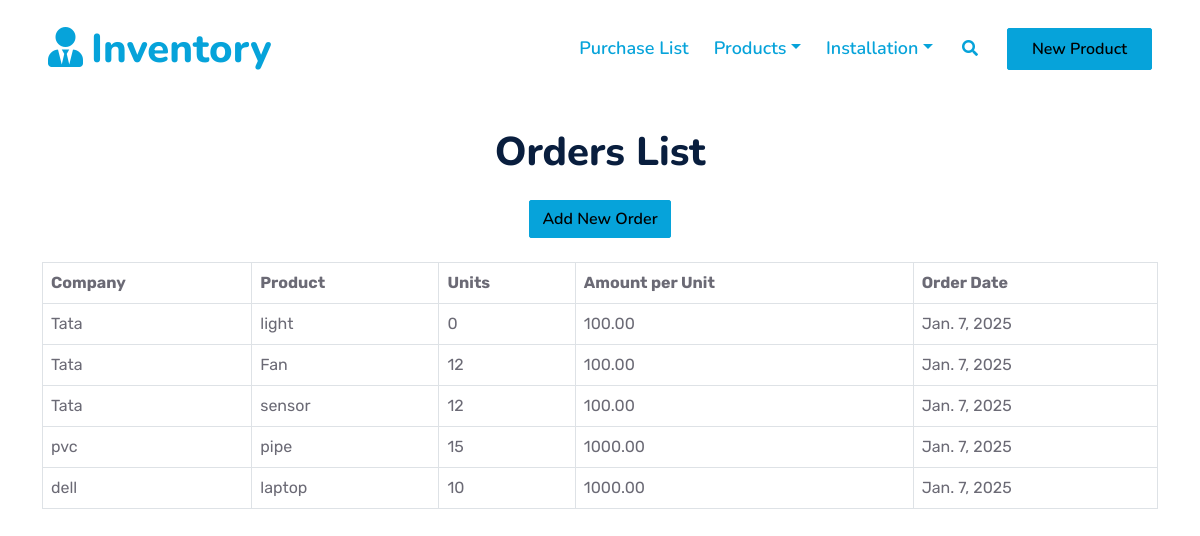
The page /purchases/ on the database as committed earlier.
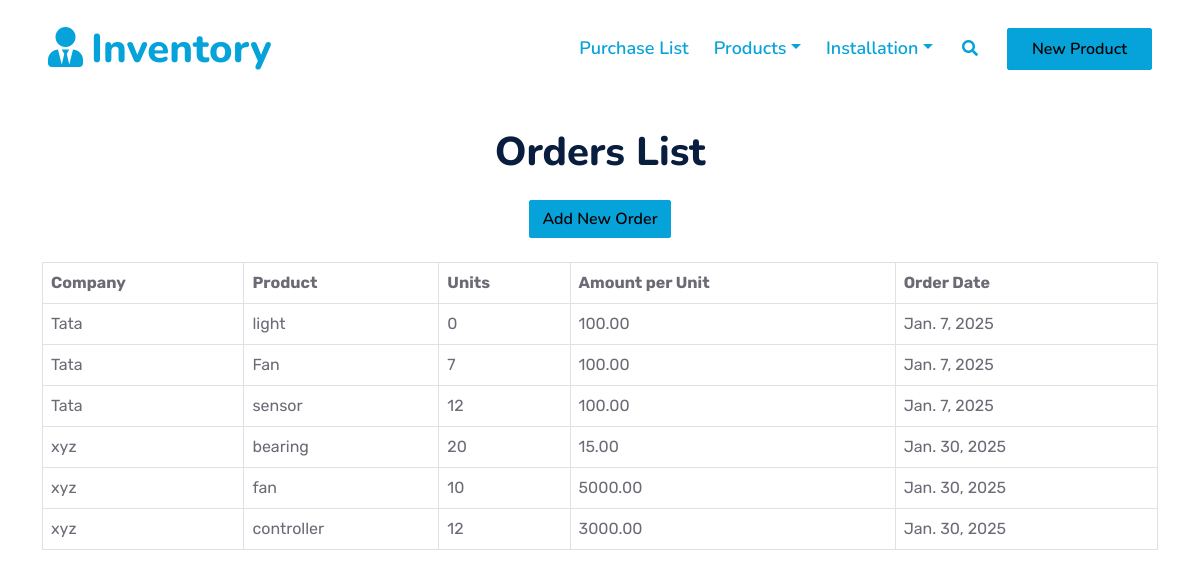
The same page on the database as committed later.
### backend/models.py (models this page shows, shortened)
class PurchaseHistory(models.Model):
    product = models.ForeignKey(Product, on_delete=models.CASCADE, related_name='purchases', to_field='product_id')
    company_name = models.CharField(max_length=100)
    units = models.IntegerField()
    amount_per_unit = models.DecimalField(max_digits=10, decimal_places=2)
    order_placed_date = models.DateField()

class Product(models.Model):
    product_id = models.CharField(max_length=100, unique=True)
    name = models.CharField(max_length=200)
    product_type = models.CharField(max_length=100)
    image = models.ImageField(upload_to='products/', null=True, blank=True)

### backend/views.py (the view)
# urls.py: path('purchases/', views.purchase_list, name='purchase_list'),
def purchase_list(request):
    purchases = PurchaseHistory.objects.all()  # Get all purchase records
    return render(request, 'purchase_list.html', {'purchases': purchases})

### backend/templates/purchase_list.html (shortened to what this page needs)
{% load static %}
<!DOCTYPE html>
<html lang="en">
<head>
    <link href="https://cdnjs.cloudflare.com/ajax/libs/font-awesome/5.10.0/css/all.min.css" rel="stylesheet">
    <link href="https://cdn.jsdelivr.net/npm/bootstrap-icons@1.4.1/font/bootstrap-icons.css" rel="stylesheet">
    <link href="{% static 'backend/lib/owlcarousel/assets/owl.carousel.min.css' %}" rel="stylesheet">
    <link href="{% static 'backend/lib/animate/animate.min.css' %}" rel="stylesheet">
    <link href="{% static 'backend/bootstrap.min.css' %}" rel="stylesheet">
    <link href="{% static 'backend/style.css' %}" rel="stylesheet">
</head>
<body>
    <div class="container-fluid position-relative p-0">
        <nav class="navbar navbar-expand-lg navbar-dark px-5 py-3 py-lg-0">
            <a href="{% url 'product_list' %}" class="navbar-brand p-0">
                <h1 class="m-0 text-primary"><i class="fa fa-user-tie me-2"></i>Inventory</h1>
            </a>
            <div class="collapse navbar-collapse" id="navbarCollapse">
                <div class="navbar-nav ms-auto py-0">
                    <a href="{% url 'purchase_list' %}" class="nav-item nav-link text-primary">Purchase List</a>
                    <div class="nav-item dropdown">
                        <a href="#" class="nav-link dropdown-toggle text-primary" data-bs-toggle="dropdown">Products</a>
                    </div>
                    <div class="nav-item dropdown">
                        <a href="#" class="nav-link dropdown-toggle text-primary" data-bs-toggle="dropdown">Installation</a>
                    </div>
                </div>
                <button type="button" class="btn text-primary ms-3" data-bs-toggle="modal" data-bs-target="#searchModal"><i class="fa fa-search"></i></button>
                <a href="{% url 'product_create' %}" class="btn btn-primary py-2 px-4 ms-3" style="color: black;">New Product</a>
            </div>
        </nav>
    </div>
    <div style="height: 80px;"></div>
    <div class="container py-5">
        <h1 class="text-center mb-4">Orders List</h1>
        <div class="text-center mb-4">
            <a href="{% url 'purchase_create' %}" class="btn btn-primary" style="color: black;">Add New Order</a>
        </div>
        <div class="table-responsive">
            <table class="table table-bordered">
                <thead>
                    <tr>
                        <th>Company</th>
                        <th>Product</th>
                        <th>Units</th>
                        <th>Amount per Unit</th>
                        <th>Order Date</th>
                    </tr>
                </thead>
                <tbody>
                    {% for purchase in purchases %}
                        <tr>
                            <td>{{ purchase.company_name }}</td>
                            <td>{{ purchase.product.name }}</td>
                            <td>{{ purchase.units }}</td>
                            <td>{{ purchase.amount_per_unit }}</td>
                            <td>{{ purchase.order_placed_date }}</td>
                        </tr>
                    {% endfor %}
                </tbody>
            </table>
        </div>
    </div>
</body>
</html>

Rows that differ between the two databases and show on the page:
removed PurchaseHistory: company_name "pvc", product.name "pipe", units "15", amount_per_unit "1000.00", order_placed_date "Jan. 7, 2025"
removed PurchaseHistory: company_name "dell", product.name "laptop", units "10", amount_per_unit "1000.00", order_placed_date "Jan. 7, 2025"
changed PurchaseHistory "Fan": units "12" → "7"
added PurchaseHistory: company_name "xyz", product.name "bearing", units "20", amount_per_unit "15.00", order_placed_date "Jan. 30, 2025"
added PurchaseHistory: company_name "xyz", product.name "fan", units "10", amount_per_unit "5000.00", order_placed_date "Jan. 30, 2025"
added PurchaseHistory: company_name "xyz", product.name "controller", units "12", amount_per_unit "3000.00", order_placed_date "Jan. 30, 2025"
